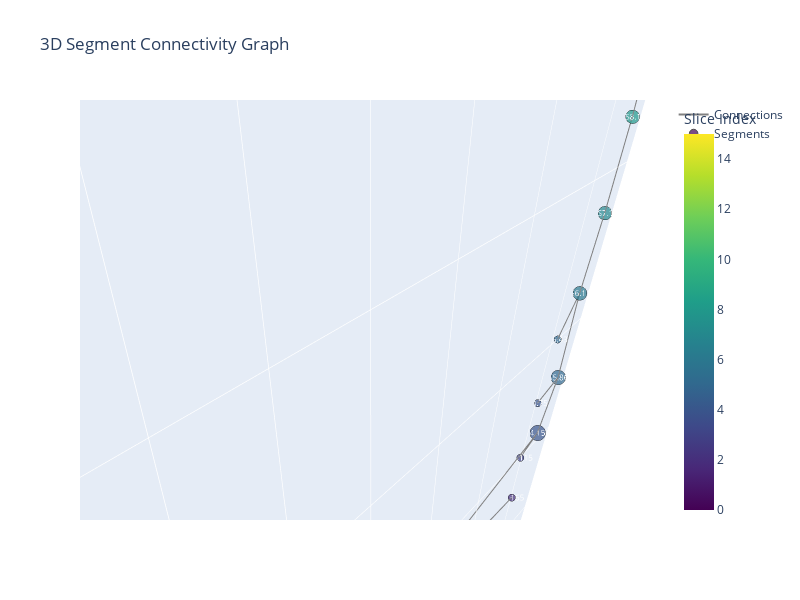

Notebook source saved alongside this figure:
### Markdown cell above
## 3D Connectivity Visualization

### Code cell
# Visualize connectivity in 3D space - should show ring structure
segmenter.visualize_connectivity_graph_3d(backend="plotly")

### Figure 1 — Plotly figure (JSON) as saved in the notebook; plotly's stock layout.template omitted (floating-point values rounded to 4 significant figures; data arrays with more than 128 entries replaced by an {"elided": "..."} marker saying what was removed)
{"data": [{"hoverinfo": "none", "line": {"color": "gray", "width": 2}, "mode": "lines", "name": "Connections", "type": "scatter3d", "x": {"elided": "144 float values"}, "y": {"elided": "144 float values"}, "z": {"elided": "144 float values"}}, {"customdata": [0, 0, 1.425, 0, 0, 3.677, 0, 0, 5.024, 0, 0, 5.249, 0, 0, 2.008, 2.008, 0, 0, 1.759, 1.759, 1.604, 1.603, 1.557, 1.557, 1.557, 1.557, 1.603, 1.604, 1.759, 1.759, 0, 0, 2.008, 2.008, 0, 0, 5.249, 0, 0, 5.024, 0, 0, 3.677, 0, 0, 1.425, 0, 0], "hovertemplate": "<b>%{text}</b><br>X: %{x:.2f}<br>Y: %{y:.2f}<br>Z: %{z:.2f}<br>Volume: %{customdata:.4f}<extra></extra>", "marker": {"color": [0, 0, 0, 1, 1, 1, 2, 2, 2, 3, 3, 3, 4, 4, 4, 4, 5, 5, 5, 5, 6, 6, 7, 7, 8, 8, 9, 9, 10, 10, 10, 10, 11, 11, 11, 11, 12, 12, 12, 13, 13, 13, 14, 14, 14, 15, 15, 15], "colorbar": {"title": {"text": "Slice Index"}}, "colorscale": [[0, "#440154"], [0.1111, "#482878"], [0.2222, "#3e4989"], [0.3333, "#31688e"], [0.4444, "#26828e"], [0.5556, "#1f9e89"], [0.6667, "#35b779"], [0.7778, "#6ece58"], [0.8889, "#b5de2b"], [1, "#fde725"]], "line": {"color": "black", "width": 1}, "showscale": true, "size": [5, 5, 9.072, 5, 5, 15.51, 5, 5, 19.36, 5, 5, 20.0, 5, 5, 10.74, 10.74, 5, 5, 10.03, 10.03, 9.582, 9.582, 9.449, 9.449, 9.449, 9.449, 9.582, 9.582, 10.03, 10.03, 5, 5, 10.74, 10.74, 5, 5, 20, 5, 5, 19.36, 5, 5, 15.51, 5, 5, 9.072, 5, 5]}, "mode": "markers+text", "name": "Segments", "text": ["S0.160", "S0.229", "S0.586", "S1.128", "S1.202", "S1.500", "S2.96", "S2.165", "S2.394", "S3.64", "S3.115", "S3.262", "S4.32", "S4.75", "S4.150", "S4.193", "S5.32", "S5.43", "S5.86", "S5.97", "S6.0", "S6.11", "S7.0", "S7.1", "S8.0", "S8.1", "S9.0", "S9.11", "S10.32", "S10.43", "S10.86", "S10.97", "S11.32", "S11.75", "S11.150", "S11.193", "S12.64", "S12.261", "S12.312", "S13.96", "S13.393", "S13.462", "S14.128", "S14.499", "S14.572", "S15.160", "S15.585", "S15.652"], "textfont": {"color": "white", "size": 8}, "textposition": "middle center", "type": "scatter3d", "x": [1.021, -1.021, -2.266e-05, 1.316, -1.316, -2.972e-06, 1.511, -1.511, -7.007e-07, 1.474, -1.474, 4.759e-06, 1.524, -1.524, -1.667, 1.667, 1.571, -1.571, -1.761, 1.761, 1.72, -1.72, 1.754, -1.754, 1.754, -1.754, 1.72, -1.72, 1.761, -1.761, -1.571, 1.571, 1.667, -1.667, -1.524, 1.524, -4.759e-06, -1.474, 1.474, 7.007e-07, -1.511, 1.511, 2.972e-06, -1.316, 1.316, 2.266e-05, -1.021, 1.021], "y": [-1.225e-16, -9.803e-17, -2.143e-16, 0.001085, -0.001085, -4.071e-16, -9.147e-17, -1.568e-16, -5.187e-16, -1.279e-16, -1.76e-16, -4.796e-16, -1.701e-16, -1.487e-16, 0.001393, -0.001393, -1.656e-16, -2.093e-16, 0.0007152, -0.0007152, -0.000132, 0.000132, -2.906e-05, 2.906e-05, 2.906e-05, -2.906e-05, 0.000132, -0.000132, 0.0007152, -0.0007152, -5.583e-16, -5.398e-16, 0.001393, -0.001393, -5.357e-16, -5.817e-16, -1.945e-16, -5.627e-16, -6.44e-16, -1.255e-16, -5.06e-16, -5.237e-16, -1.466e-16, 0.001085, -0.001085, -1.167e-16, -1.088e-16, -1.235e-16], "z": [-3.5, -3.5, -3.698, -3.0, -3.0, -3.326, -2.5, -2.5, -2.855, -2.0, -2.0, -2.345, -1.5, -1.5, -1.899, -1.899, -1.0, -1.0, -1.43, -1.43, -0.7398, -0.7398, -0.2467, -0.2467, 0.2467, 0.2467, 0.7398, 0.7398, 1.43, 1.43, 1.0, 1.0, 1.899, 1.899, 1.5, 1.5, 2.345, 2.0, 2.0, 2.855, 2.5, 2.5, 3.326, 3.0, 3.0, 3.698, 3.5, 3.5]}], "layout": {"height": 600, "scene": {"aspectmode": "data", "camera": {"eye": {"x": 2, "y": 2, "z": 2}}, "xaxis": {"title": {"text": "X (μm)"}}, "yaxis": {"title": {"text": "Y (μm)"}}, "zaxis": {"title": {"text": "Z (μm)"}}}, "showlegend": true, "title": {"text": "3D Segment Connectivity Graph"}, "width": 800}}
